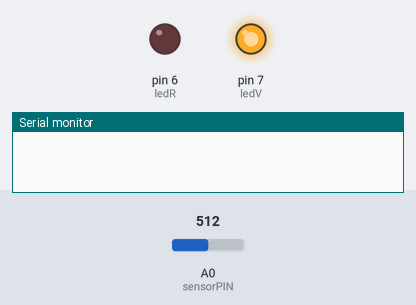
This sketch was run on a simulated Arduino Uno, built with avr-gcc and run on an emulated ATmega328P. Parts: output pins drawn as LEDs (lit = HIGH), the last lines printed to the serial monitor. The inputs (shaded band) are chosen by the test bench; at power-on: A0 (sensorPIN) = 512.

Above: at 5.0 s.
At 10.5 s:
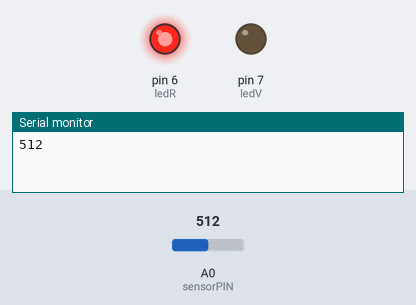
Timing chart, 0 to 14.3 s (numbered marks = the images above):
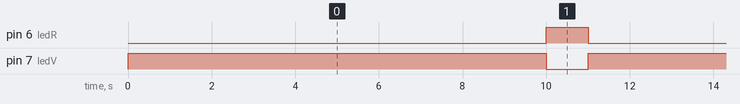

The sketch:

smooth_trug1__1_.ino
```cpp
int sensorPIN = A0;
int ledR = 6;
int ledV = 7;
int bomb = 10;

void setup()
{
  pinMode(ledR, OUTPUT);
  pinMode(ledV, OUTPUT);
  pinMode(sensorPIN, INPUT);
  // pinMode(bomb, OUTPUT);
  Serial.begin(9600);

  digitalWrite(ledR, HIGH);
}

void loop(){
 int almacenador = analogRead(sensorPIN);

  if(almacenador > -10){
	digitalWrite(ledR, LOW);
    digitalWrite(ledV, HIGH);
    //   digitalWrite(bomb, HIGH);

    delay(10000);

   	//   digitalWrite(bomb, LOW);
	digitalWrite(ledR, HIGH);
    digitalWrite(ledV, LOW);
  }

 Serial.print(almacenador);
 delay(1000);
}
```

Measured:
- by itself, pin 6 (ledR): alternates HIGH for 1.0 s and LOW for 10.0 s
- by itself, pin 7 (ledV): alternates HIGH for 10.0 s and LOW for 1.0 s
